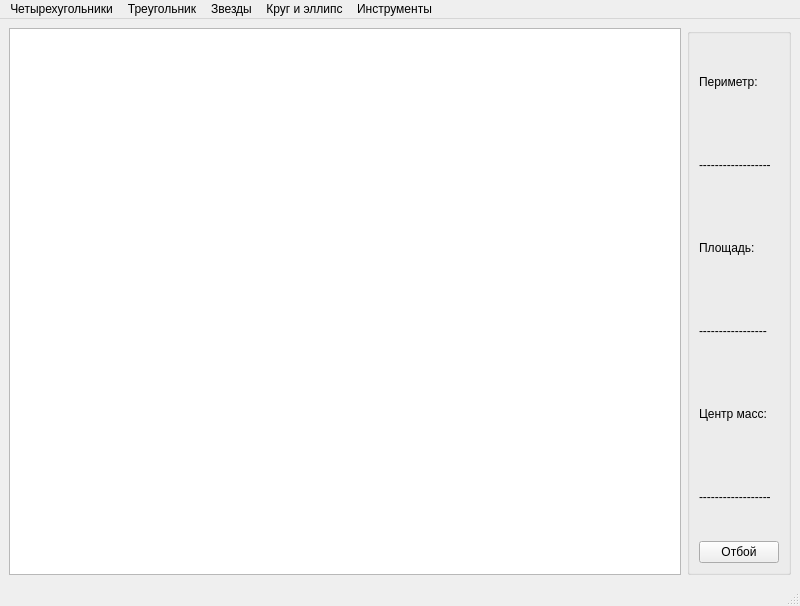
<?xml version="1.0" encoding="UTF-8"?>
<ui version="4.0">
 <class>MainWindow</class>
 <widget class="QMainWindow" name="MainWindow">
  <property name="geometry">
   <rect>
    <x>0</x>
    <y>0</y>
    <width>800</width>
    <height>606</height>
   </rect>
  </property>
  <property name="windowTitle">
   <string>MainWindow</string>
  </property>
  <widget class="QWidget" name="centralwidget">
   <layout class="QGridLayout" name="gridLayout">
    <item row="0" column="0">
     <widget class="QGraphicsView" name="graphicsView"/>
    </item>
    <item row="0" column="1">
     <widget class="QGroupBox" name="groupBox">
      <property name="title">
       <string/>
      </property>
      <layout class="QGridLayout" name="gridLayout_2">
       <item row="5" column="0">
        <widget class="QLabel" name="label_3">
         <property name="text">
          <string>Центр масс:</string>
         </property>
        </widget>
       </item>
       <item row="4" column="0">
        <widget class="QLabel" name="Plohad">
         <property name="text">
          <string>-----------------</string>
         </property>
        </widget>
       </item>
       <item row="0" column="0">
        <widget class="QLabel" name="label">
         <property name="text">
          <string>Периметр:</string>
         </property>
        </widget>
       </item>
       <item row="6" column="0">
        <widget class="QLabel" name="Zenter_mass">
         <property name="text">
          <string>------------------</string>
         </property>
        </widget>
       </item>
       <item row="3" column="0">
        <widget class="QLabel" name="label_2">
         <property name="text">
          <string>Площадь:</string>
         </property>
        </widget>
       </item>
       <item row="2" column="0">
        <widget class="QLabel" name="Perimetr">
         <property name="text">
          <string>------------------</string>
         </property>
        </widget>
       </item>
       <item row="7" column="0">
        <widget class="QPushButton" name="pushButton">
         <property name="text">
          <string>Отбой</string>
         </property>
        </widget>
       </item>
      </layout>
     </widget>
    </item>
   </layout>
  </widget>
  <widget class="QMenuBar" name="menubar">
   <property name="geometry">
    <rect>
     <x>0</x>
     <y>0</y>
     <width>800</width>
     <height>22</height>
    </rect>
   </property>
   <widget class="QMenu" name="menu">
    <property name="title">
     <string>Четырехугольники</string>
    </property>
    <addaction name="Rect"/>
    <addaction name="Squart"/>
   </widget>
   <widget class="QMenu" name="menu_2">
    <property name="title">
     <string>Треугольник</string>
    </property>
    <addaction name="Triangl_pram"/>
    <addaction name="Triangl_ravn_bedr"/>
    <addaction name="Triangl_ravn_stor"/>
   </widget>
   <widget class="QMenu" name="menu_3">
    <property name="title">
     <string>Звезды</string>
    </property>
    <addaction name="Fife_star"/>
    <addaction name="Six_star"/>
    <addaction name="Eught_star"/>
   </widget>
   <widget class="QMenu" name="menu_4">
    <property name="title">
     <string>Инструменты</string>
    </property>
    <addaction name="Deleter"/>
    <addaction name="Resize"/>
    <addaction name="Move"/>
    <addaction name="action"/>
   </widget>
   <widget class="QMenu" name="menu_5">
    <property name="title">
     <string>Круг и эллипс</string>
    </property>
    <addaction name="Ellips"/>
    <addaction name="Krug"/>
   </widget>
   <addaction name="menu"/>
   <addaction name="menu_2"/>
   <addaction name="menu_3"/>
   <addaction name="menu_5"/>
   <addaction name="menu_4"/>
  </widget>
  <widget class="QStatusBar" name="statusbar"/>
  <action name="Rect">
   <property name="text">
    <string>Прямоугольник</string>
   </property>
  </action>
  <action name="Squart">
   <property name="text">
    <string>Квадрат</string>
   </property>
  </action>
  <action name="Triangl_pram">
   <property name="text">
    <string>Треугольник_прямой</string>
   </property>
  </action>
  <action name="Triangl_ravn_bedr">
   <property name="text">
    <string>Треугольник_равнобедренный</string>
   </property>
  </action>
  <action name="Triangl_ravn_stor">
   <property name="text">
    <string>Треугольник_равносторонний</string>
   </property>
  </action>
  <action name="Fife_star">
   <property name="text">
    <string>Пятиконечная</string>
   </property>
  </action>
  <action name="Six_star">
   <property name="text">
    <string>Шестиконечная</string>
   </property>
  </action>
  <action name="Eught_star">
   <property name="text">
    <string>Восьмиконечная</string>
   </property>
  </action>
  <action name="Deleter">
   <property name="text">
    <string>Удаление</string>
   </property>
  </action>
  <action name="Resize">
   <property name="text">
    <string>Изменение размеров</string>
   </property>
  </action>
  <action name="Move">
   <property name="text">
    <string>Перемещение</string>
   </property>
  </action>
  <action name="Ellips">
   <property name="text">
    <string>Эллипс</string>
   </property>
  </action>
  <action name="Krug">
   <property name="text">
    <string>Круг</string>
   </property>
  </action>
  <action name="action">
   <property name="text">
    <string>Поворот</string>
   </property>
  </action>
 </widget>
 <resources/>
 <connections/>
</ui>
